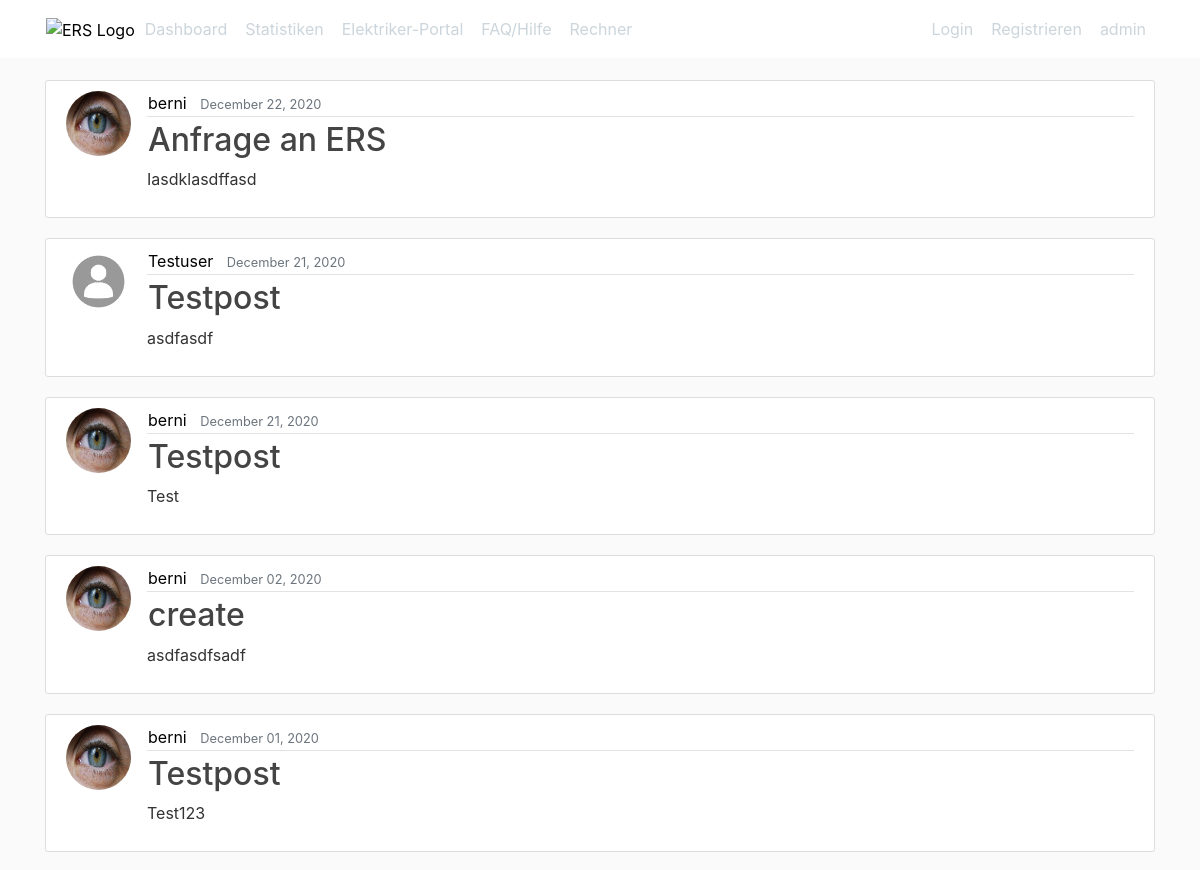
/blog/postlist (upper part), run on an earlier commit of the app's database.
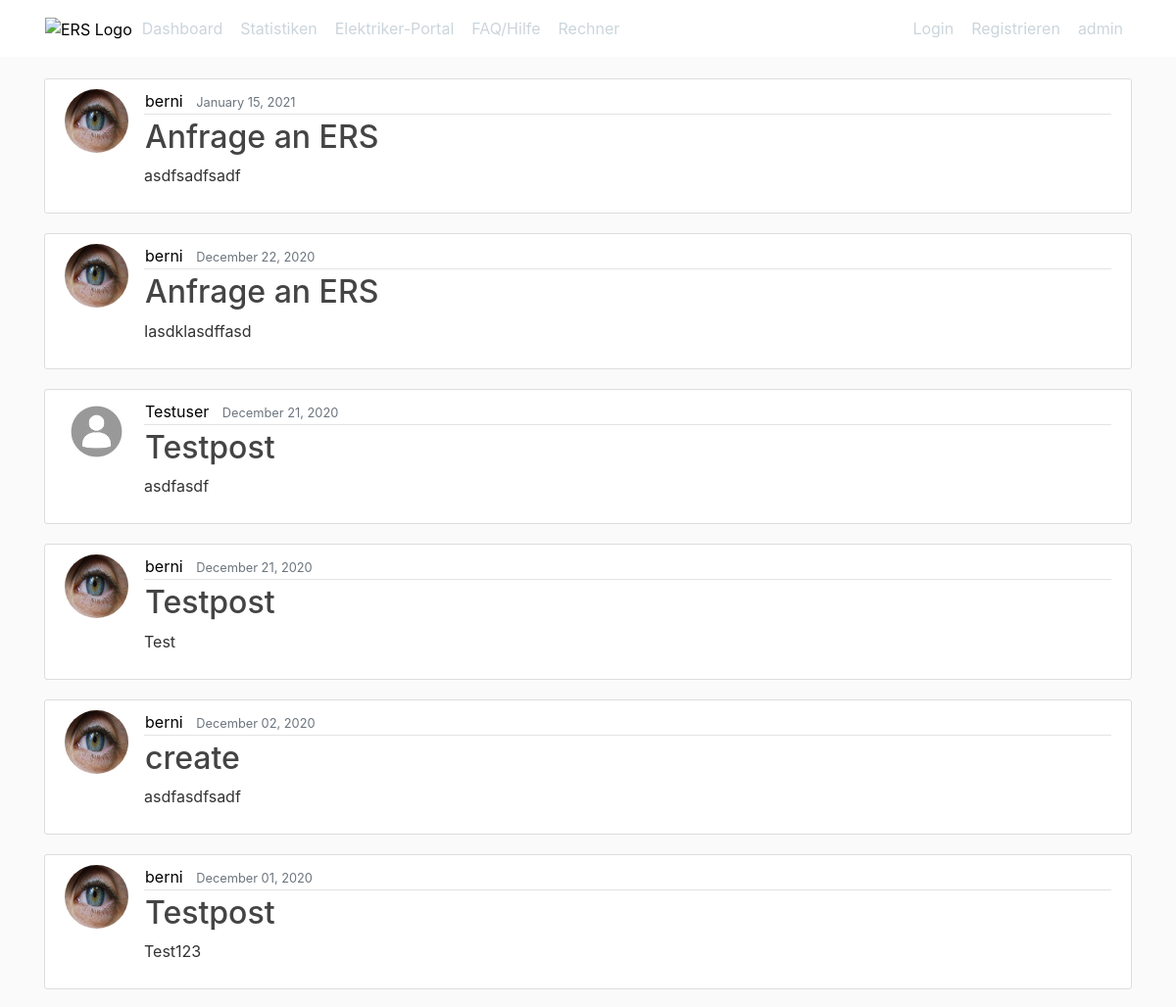
And on a later commit of the database.
### blog/models.py (models this page shows, shortened)
class Post(models.Model):
    title = models.CharField(max_length=100)
    content = models.TextField()
    date_posted = models.DateTimeField(default=timezone.now) #timezone.now ist eine funktion, aber hier keine () am Ende, hier wird nur der name der funktion übergeben
    author = models.ForeignKey(User, on_delete=models.CASCADE) #User ist die Fremde Tabelle - mit Cascade werden auch zusammenhängende Posts gelöscht

### users/models.py (models this page shows, shortened)
class Profile(models.Model):
    user = models.OneToOneField(User, on_delete=models.CASCADE)#hat 1:1 Beziehung zu User Tabelle
    image = models.ImageField(default='default.jpg', upload_to='prof1ile_pics')
    firma = models.CharField(max_length=100, default='Firma:')
    plz = models.CharField(max_length=4, default='PLZ:')
    ort = models.CharField(max_length=30, default='Ort:')
    telefonnr = models.CharField(max_length=15, default='Tel:')
    mail = models.EmailField(max_length=100, default='Mail:')
    strasse = models.CharField(max_length=100, default='Straße:')

### blog/views.py (the view)
# urls.py: path('postlist', PostListView.as_view(), name='blog-home'),
class PostListView(ListView):
    model = Post
    template_name = 'blog/home.html'  # naming conventionen: <app>/<model>_<viewtype>.html also zB blog/post_form
    context_object_name = 'posts'
    ordering = ['-date_posted']#das -ändert  von oldest to newest auf newest to oldest sortierung

### blog/templates/blog/home.html
{% extends "blog/base.html" %}
{% block content %}
    {% for post in posts %}
        <article class="media content-section">
            <img class="rounded-circle article-img" src="{{ post.author.profile.image.url }}">
            <div class="media-body">
                <div class="article-metadata">
                  <a class="mr-2" href="#">{{ post.author }}</a>
                  <small class="text-muted">{{ post.date_posted|date:"F d, Y" }}</small>
                </div>
                <h2><a class="article-title" href="{% url 'post-detail' post.id %}">{{ post.title }}</a></h2>
                <p class="article-content">{{ post.content }}</p>
            </div>
        </article>
    {% endfor %}
{% endblock content %}

What changed in the data, as far as the page shows it:
added Post: author.profile.image (picture), author "berni", date_posted "January 15, 2021", title "Anfrage an ERS", content "asdfsadfsadf"
